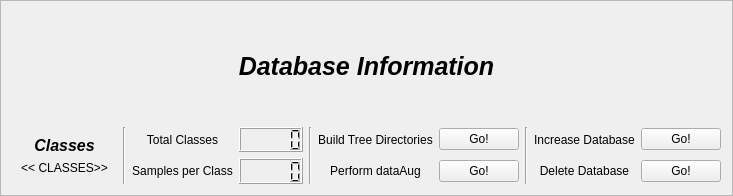
         <widget class="QFrame" name="frame_5">
          <property name="frameShape">
           <enum>QFrame::StyledPanel</enum>
          </property>
          <property name="frameShadow">
           <enum>QFrame::Raised</enum>
          </property>
          <layout class="QVBoxLayout" name="verticalLayout_29">
           <item>
            <spacer name="verticalSpacer_37">
             <property name="orientation">
              <enum>Qt::Vertical</enum>
             </property>
             <property name="sizeHint" stdset="0">
              <size>
               <width>20</width>
               <height>40</height>
              </size>
             </property>
            </spacer>
           </item>
           <item>
            <widget class="QLabel" name="label_3">
             <property name="font">
              <font>
               <pointsize>19</pointsize>
               <weight>75</weight>
               <italic>true</italic>
               <bold>true</bold>
              </font>
             </property>
             <property name="text">
              <string>Database Information</string>
             </property>
             <property name="alignment">
              <set>Qt::AlignCenter</set>
             </property>
            </widget>
           </item>
           <item>
            <spacer name="verticalSpacer_36">
             <property name="orientation">
              <enum>Qt::Vertical</enum>
             </property>
             <property name="sizeHint" stdset="0">
              <size>
               <width>20</width>
               <height>40</height>
              </size>
             </property>
            </spacer>
           </item>
           <item>
            <layout class="QGridLayout" name="gridLayout">
             <item row="0" column="9">
              <widget class="QPushButton" name="increaseDbButton">
               <property name="text">
                <string>Go!</string>
               </property>
              </widget>
             </item>
             <item row="0" column="5">
              <widget class="QLabel" name="label_14">
               <property name="text">
                <string>Build Tree Directories</string>
               </property>
               <property name="alignment">
                <set>Qt::AlignCenter</set>
               </property>
              </widget>
             </item>
             <item row="0" column="0" rowspan="2">
              <widget class="QWidget" name="widget_2" native="true">
               <layout class="QFormLayout" name="formLayout">
                <item row="1" column="0" colspan="2">
                 <widget class="QLabel" name="classes_label">
                  <property name="text">
                   <string>&lt;&lt; CLASSES&gt;&gt;</string>
                  </property>
                  <property name="alignment">
                   <set>Qt::AlignCenter</set>
                  </property>
                 </widget>
                </item>
                <item row="0" column="0" colspan="2">
                 <widget class="QLabel" name="label_13">
                  <property name="font">
                   <font>
                    <pointsize>12</pointsize>
                    <weight>75</weight>
                    <italic>true</italic>
                    <bold>true</bold>
                   </font>
                  </property>
                  <property name="text">
                   <string>Classes</string>
                  </property>
                  <property name="alignment">
                   <set>Qt::AlignCenter</set>
                  </property>
                 </widget>
                </item>
               </layout>
              </widget>
             </item>
             <item row="0" column="6">
              <widget class="QPushButton" name="augButton">
               <property name="text">
                <string>Go!</string>
               </property>
              </widget>
             </item>
             <item row="1" column="6">
              <widget class="QPushButton" name="buildTreeButton">
               <property name="text">
                <string>Go!</string>
               </property>
              </widget>
             </item>
             <item row="0" column="8">
              <widget class="QLabel" name="label_17">
               <property name="text">
                <string>Increase Database</string>
               </property>
               <property name="alignment">
                <set>Qt::AlignCenter</set>
               </property>
              </widget>
             </item>
             <item row="1" column="5">
              <widget class="QLabel" name="label_16">
               <property name="text">
                <string>Perform dataAug</string>
               </property>
               <property name="alignment">
                <set>Qt::AlignCenter</set>
               </property>
              </widget>
             </item>
             <item row="1" column="8">
              <widget class="QLabel" name="label_18">
               <property name="text">
                <string>Delete Database</string>
               </property>
               <property name="alignment">
                <set>Qt::AlignCenter</set>
               </property>
              </widget>
             </item>
             <item row="0" column="3">
              <widget class="QLCDNumber" name="total_classes">
               <property name="layoutDirection">
                <enum>Qt::RightToLeft</enum>
               </property>
              </widget>
             </item>
             <item row="0" column="2">
              <widget class="QLabel" name="label_15">
               <property name="text">
                <string>Total Classes</string>
               </property>
               <property name="alignment">
                <set>Qt::AlignCenter</set>
               </property>
              </widget>
             </item>
             <item row="1" column="9">
              <widget class="QPushButton" name="deleteDbButton">
               <property name="text">
                <string>Go!</string>
               </property>
              </widget>
             </item>
             <item row="0" column="4" rowspan="2">
              <widget class="Line" name="line_25">
               <property name="orientation">
                <enum>Qt::Vertical</enum>
               </property>
              </widget>
             </item>
             <item row="1" column="2">
              <widget class="QLabel" name="label_19">
               <property name="text">
                <string>Samples per Class</string>
               </property>
               <property name="alignment">
                <set>Qt::AlignCenter</set>
               </property>
              </widget>
             </item>
             <item row="1" column="3">
              <widget class="QLCDNumber" name="spc_cd"/>
             </item>
             <item row="0" column="1" rowspan="2">
              <widget class="Line" name="line_24">
               <property name="orientation">
                <enum>Qt::Vertical</enum>
               </property>
              </widget>
             </item>
             <item row="0" column="7" rowspan="2">
              <widget class="Line" name="line_26">
               <property name="orientation">
                <enum>Qt::Vertical</enum>
               </property>
              </widget>
             </item>
            </layout>
           </item>
          </layout>
         </widget>
